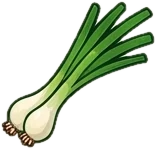
#> input picture assets/ing-hanh.webp, 156 x 149 px
$ python cut_sheet.py ../assets/ing-hanh.webp
#> lines starting #> are read from the running program, lines starting #| are printed output that depends on the picture
"""Cắt bảng hình tổng hợp (sprite sheet) thành từng file webp trong assets/.

Chạy: python3 tools/cut_sheet.py <đường_dẫn_bảng_hình.png>
Tọa độ (x0, y0, x1, y1) tính trên ảnh gốc 1792×2400.
"""
import os, sys
import numpy as np
from PIL import Image, ImageFilter
from scipy import ndimage

OUT = os.path.join(os.path.dirname(os.path.dirname(os.path.abspath(__file__))), "assets")
CREAM = np.array([255, 243, 219])

# tên file: (hộp cắt, chiều rộng tối đa, số mảnh cần tách theo chiều ngang)
ITEMS = {
    # nguyên liệu
    "ing-trung": ((98, 194, 216, 340), 160, 1), "ing-hanh": ((272, 185, 440, 346), 160, 1),
    "ing-dualeo": ((476, 193, 632, 342), 160, 1), "ing-banhmi": ((669, 196, 837, 338), 160, 1),
    "ing-banhpho": ((68, 428, 246, 583), 160, 1), "ing-rauthom": ((278, 422, 437, 585), 160, 1),
    "ing-banhtrang": ((467, 435, 641, 579), 160, 1), "ing-tom2": ((672, 339, 834, 585), 160, 1),
    "ing-thom": ((92, 653, 220, 826), 160, 1), "ing-botgao": ((276, 661, 436, 823), 160, 1),
    "ing-nuocmau": ((508, 655, 598, 828), 160, 1), "ing-chanh": ((671, 662, 834, 822), 160, 1),
    # món ăn
    "dish-trungchien": ((932, 203, 1128, 340), 260, 1), "dish-comtam": ((1136, 197, 1338, 344), 260, 1),
    "dish-banhmi": ((1349, 193, 1537, 341), 260, 1), "dish-pho": ((1554, 169, 1743, 392), 260, 1),
    "dish-buncha": ((937, 432, 1123, 587), 260, 1), "dish-goicuon": ((1137, 432, 1336, 585), 260, 1),
    "dish-canhchua": ((1350, 431, 1536, 587), 260, 1), "dish-banhxeo": ((1549, 435, 1747, 587), 260, 1),
    "dish-cakho": ((930, 673, 1130, 819), 260, 1), "dish-bunbo": ((1141, 661, 1332, 826), 260, 1),
    "dish-canhnam": ((1350, 666, 1536, 823), 260, 1), "dish-comchien": ((1545, 672, 1751, 822), 260, 1),
    # khách
    "cus-sv": ((61, 1059, 249, 1262), 240, 1), "cus-xeom": ((278, 1058, 434, 1265), 240, 1),
    "cus-vp": ((482, 1057, 650, 1262), 240, 1), "cus-ba": ((699, 1064, 845, 1266), 240, 1),
    "cus-tay": ((90, 1352, 243, 1568), 240, 1), "cus-chuba": ((274, 1338, 487, 1568), 240, 1),
    "cus-tho": ((490, 1353, 663, 1565), 240, 1), "cus-na": ((667, 1404, 824, 1565), 240, 1),
    # màn nấu
    "cook-dia": ((970, 1082, 1168, 1218), 220, 1), "cook-dia-vo": ((1230, 1076, 1424, 1217), 220, 1),
    "cook-met": ((1492, 1068, 1702, 1224), 220, 1), "cook-lua": ((1136, 1262, 1281, 1378), 160, 1),
    "cook-chao": ((1510, 1261, 1749, 1412), 240, 1),
    # tiền
    "bill-20k": ((73, 1820, 329, 1967), 300, 1), "bill-50k": ((347, 1819, 601, 1964), 300, 1),
    "bill-100k": ((69, 1990, 333, 2139), 300, 1), "bill-200k": ((347, 1989, 608, 2137), 300, 1),
    "bill-5k": ((623, 1993, 855, 2134), 300, 1), "bill-500k": ((69, 2168, 339, 2320), 300, 1),
    # icon
    "ui-star*": ((941, 1590, 1122, 1684), 96, 2), "ui-money": ((1163, 1579, 1270, 1704), 128, 1),
    "ui-crown": ((1327, 1590, 1438, 1692), 128, 1), "ui-trophy": ((1468, 1585, 1585, 1702), 128, 1),
    "ui-order": ((1612, 1585, 1714, 1704), 128, 1), "ui-trophy2": ((971, 1775, 1088, 1892), 128, 1),
    "ui-medal*": ((1111, 1781, 1337, 1893), 96, 3), "ui-lock*": ((1364, 1775, 1538, 1890), 128, 2),
    "ui-smile": ((1591, 1765, 1732, 1888), 128, 1), "ui-knife": ((968, 1965, 1094, 2094), 128, 1),
    "ui-dizzy": ((1136, 1964, 1294, 2090), 128, 1), "ui-crown-new": ((1304, 1973, 1430, 2085), 128, 1),
    "ui-chef": ((1442, 1965, 1578, 2090), 128, 1), "ui-login": ((1621, 1968, 1726, 2088), 128, 1),
    "ui-cloud": ((959, 2173, 1103, 2272), 128, 1), "ui-wifi": ((1163, 2170, 1284, 2276), 128, 1),
    "btn-back": ((1318, 2160, 1552, 2295), 160, 1), "ui-check": ((1609, 2172, 1725, 2277), 128, 1),
}
SPLIT_NAMES = {"ui-star*": ["ui-star", "ui-star-off"], "ui-medal*": ["ui-medal-1", "ui-medal-2", "ui-medal-3"],
               "ui-lock*": ["ui-lock", "ui-unlock"]}


def cutout(crop):
    a = np.asarray(crop).astype(int)
    near = np.abs(a - CREAM).sum(2) < 42
    near |= (a.min(2) > 238)  # trắng/kem rất sáng
    lab, _ = ndimage.label(near)
    border = set(np.unique(np.concatenate([lab[0], lab[-1], lab[:, 0], lab[:, -1]]))) - {0}
    bg = ndimage.binary_dilation(np.isin(lab, list(border)), iterations=1)
    fg = ~bg
    # bỏ mảnh nhỏ (chữ chú thích, vụn)
    fl, n = ndimage.label(fg)
    if n:
        sizes = ndimage.sum(fg, fl, range(1, n + 1))
        keep = [i + 1 for i, sz in enumerate(sizes) if sz >= 0.06 * sizes.max()]
        fg = np.isin(fl, keep)
    fg = ndimage.binary_fill_holes(fg) | (fg)
    alpha = Image.fromarray((fg * 255).astype(np.uint8)).filter(ImageFilter.GaussianBlur(0.8))
    out = crop.convert("RGBA"); out.putalpha(alpha)
    return out, fg


def save(img, name, w):
    img = img.crop(img.getbbox())
    if img.width > w:
        img = img.resize((w, round(img.height * w / img.width)), Image.LANCZOS)
    img.save(os.path.join(OUT, name + ".webp"), "WEBP", quality=88, method=6)
    return img.size


def main(path):
#> called with path = '../assets/ing-hanh.webp'
    sheet = Image.open(path).convert("RGB")
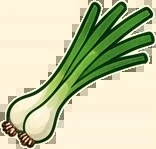
#> sheet: PIL image 156x149 RGB; mean R, G, B 194.6, 200.3, 163.9
    os.makedirs(OUT, exist_ok=True)
    for name, (box, w, parts) in ITEMS.items():
        img, fg = cutout(sheet.crop(box))
        if parts == 1:
            print(name, save(img, name, w)); continue
        # tách theo cột trống giữa các mảnh
        cols = fg.any(0); runs = []; x = 0
        while x < len(cols):
            if cols[x]:
                s = x
                while x < len(cols) and cols[x]: x += 1
                runs.append((s, x))
            x += 1
        runs = sorted(runs, key=lambda r: r[1] - r[0], reverse=True)[:parts]
        for (s, e), nm in zip(sorted(runs), SPLIT_NAMES[name]):
            print(nm, save(img.crop((s, 0, e, img.height)), nm, w))
#> this loop made 61 passes
#> sizes in cutout on passes 1 to 12: [17228], [27048], [23244], [23856], [27590], [25917], [25056], [39852], [22144], [25920], [15570], [26080]
#| ing-trung (118, 146)
#| ing-hanh (160, 153)
#| ing-dualeo (156, 149)
#| ing-banhmi (160, 135)
#| ing-banhpho (160, 139)
#| ing-rauthom (159, 163)
#| ing-banhtrang (160, 132)
#| ing-tom2 (160, 243)
#> (further printed lines are left out)


if __name__ == "__main__":
    main(sys.argv[1])
